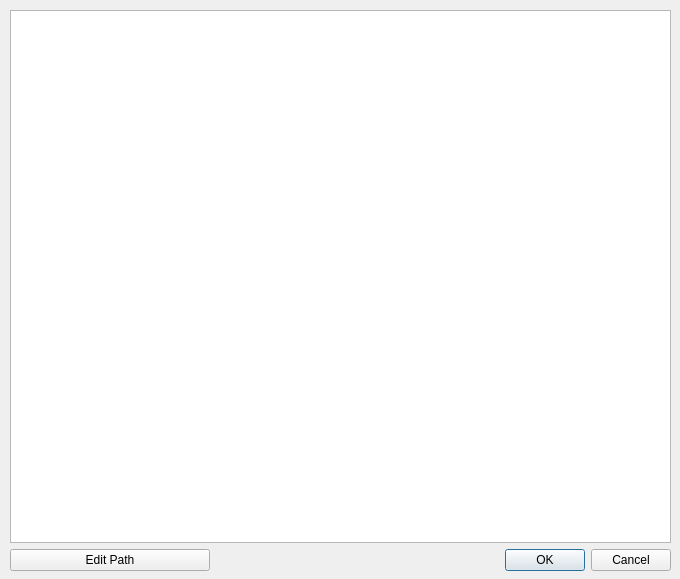
<?xml version="1.0" encoding="UTF-8"?>
<ui version="4.0">
 <class>BackupRestore</class>
 <widget class="QDialog" name="BackupRestore">
  <property name="geometry">
   <rect>
    <x>0</x>
    <y>0</y>
    <width>680</width>
    <height>579</height>
   </rect>
  </property>
  <property name="windowTitle">
   <string>Dialog</string>
  </property>
  <widget class="QWidget" name="verticalLayoutWidget">
   <property name="geometry">
    <rect>
     <x>10</x>
     <y>10</y>
     <width>661</width>
     <height>561</height>
    </rect>
   </property>
   <layout class="QVBoxLayout" name="verticalLayout">
    <item>
     <widget class="QTableWidget" name="table_paths">
      <attribute name="horizontalHeaderVisible">
       <bool>true</bool>
      </attribute>
     </widget>
    </item>
    <item>
     <layout class="QHBoxLayout" name="horizontalLayout_2">
      <item>
       <widget class="QPushButton" name="button_editPath">
        <property name="sizePolicy">
         <sizepolicy hsizetype="Fixed" vsizetype="Fixed">
          <horstretch>0</horstretch>
          <verstretch>0</verstretch>
         </sizepolicy>
        </property>
        <property name="minimumSize">
         <size>
          <width>200</width>
          <height>0</height>
         </size>
        </property>
        <property name="text">
         <string>Edit Path</string>
        </property>
       </widget>
      </item>
      <item>
       <widget class="QDialogButtonBox" name="button_okCancelBox">
        <property name="sizePolicy">
         <sizepolicy hsizetype="MinimumExpanding" vsizetype="Fixed">
          <horstretch>0</horstretch>
          <verstretch>0</verstretch>
         </sizepolicy>
        </property>
        <property name="orientation">
         <enum>Qt::Orientation::Horizontal</enum>
        </property>
        <property name="standardButtons">
         <set>QDialogButtonBox::StandardButton::Cancel|QDialogButtonBox::StandardButton::Ok</set>
        </property>
       </widget>
      </item>
     </layout>
    </item>
   </layout>
  </widget>
 </widget>
 <resources/>
 <connections>
  <connection>
   <sender>button_okCancelBox</sender>
   <signal>accepted()</signal>
   <receiver>BackupRestore</receiver>
   <slot>accept()</slot>
   <hints>
    <hint type="sourcelabel">
     <x>248</x>
     <y>254</y>
    </hint>
    <hint type="destinationlabel">
     <x>157</x>
     <y>274</y>
    </hint>
   </hints>
  </connection>
  <connection>
   <sender>button_okCancelBox</sender>
   <signal>rejected()</signal>
   <receiver>BackupRestore</receiver>
   <slot>reject()</slot>
   <hints>
    <hint type="sourcelabel">
     <x>316</x>
     <y>260</y>
    </hint>
    <hint type="destinationlabel">
     <x>286</x>
     <y>274</y>
    </hint>
   </hints>
  </connection>
 </connections>
</ui>
